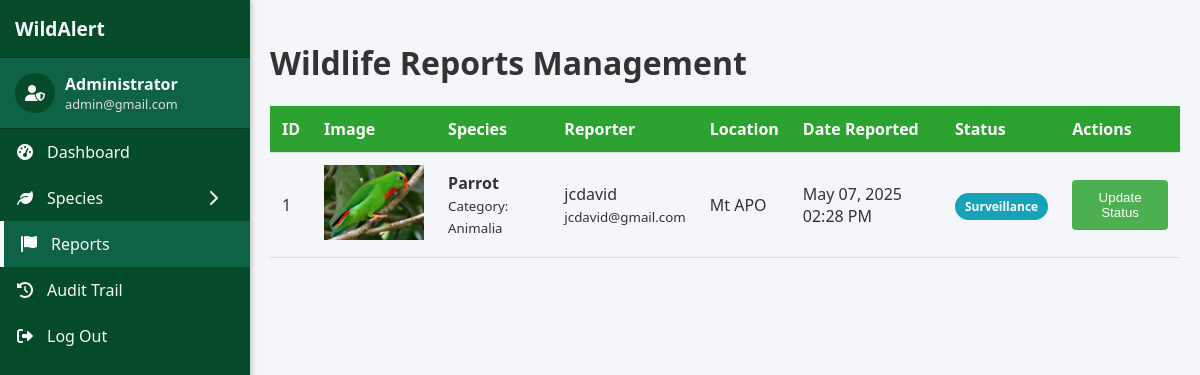
The page /admin/reports.php (signed in) on the database as committed earlier.
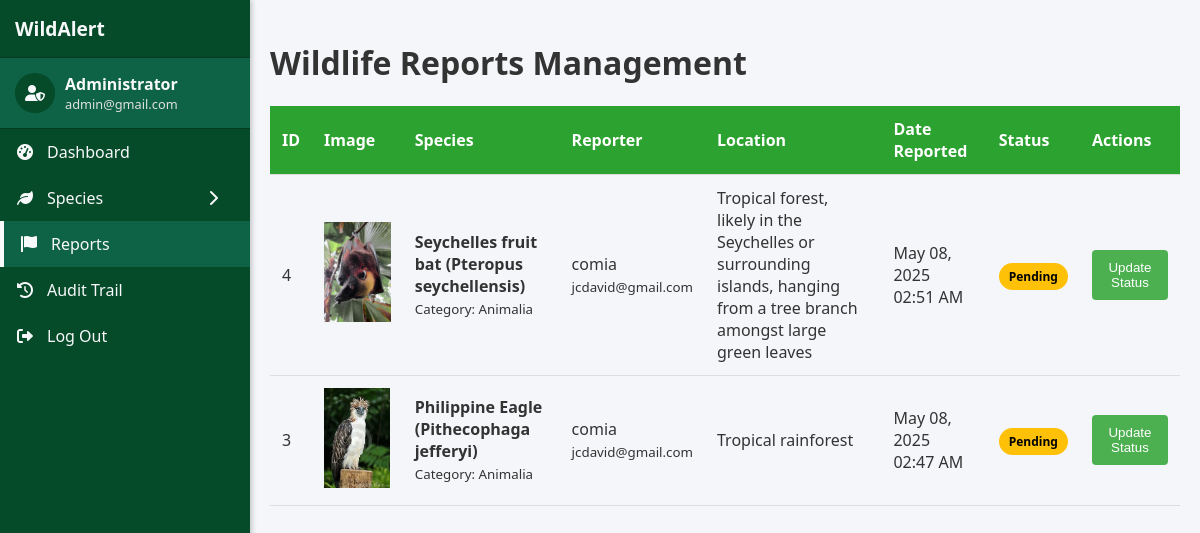
The same page on the database as committed later.
### tables this page shows
CREATE TABLE `tbl_reports` (
  `report_id` int(11) NOT NULL,
  `category_id` int(11) NOT NULL,
  `reporter_name` varchar(100) NOT NULL,
  `species_name` varchar(50) NOT NULL,
  `image_path` varchar(255) NOT NULL,
  `location` varchar(255) NOT NULL,
  `date_time` datetime NOT NULL,
  `status_name` varchar(50) NOT NULL,
  `status_report_id` int(11) NOT NULL DEFAULT 1,
  `comments` varchar(255) DEFAULT NULL,
  `acc_id` int(11) NOT NULL
);

CREATE TABLE `tbl_category` (
  `category_id` int(11) NOT NULL,
  `category_name` varchar(100) NOT NULL,
  `topic_id` int(11) NOT NULL
);

CREATE TABLE `tbl_account` (
  `acc_id` int(11) NOT NULL,
  `email` varchar(70) NOT NULL,
  `password` varchar(255) NOT NULL,
  `role_id` int(11) DEFAULT 1
);

CREATE TABLE `tbl_status_report` (
  `status_rp_id` int(11) NOT NULL,
  `status_rp_name` varchar(50) NOT NULL
);

### admin/reports.php (the view, shortened to what this page needs)
<?php
include '../backend/config/config.php';
function fixImagePath($image_path) {
    if (strpos($image_path, '/images/reported_images/') !== false || strpos($image_path, '\\images\\reported_images\\') !== false) {
        $image_path = basename($image_path);
    }
    return "../images/reported_images/" . $image_path;
}
$query = "SELECT r.*, sr.status_rp_name, c.category_name, a.email as reporter_email
          FROM tbl_reports r
          JOIN tbl_status_report sr ON r.status_report_id = sr.status_rp_id
          JOIN tbl_category c ON r.category_id = c.category_id
          JOIN tbl_account a ON r.acc_id = a.acc_id
          ORDER BY r.date_time DESC";
$result = $conn->query($query);
?>
<!DOCTYPE html>
<html lang="en">
<head>
    <link rel="stylesheet" href="../styles/sidebar_style.css">
    <link rel="stylesheet" href="https://cdnjs.cloudflare.com/ajax/libs/font-awesome/6.0.0/css/all.min.css">
</head>
<body>
    <?php include 'sidebar.php'; ?>
    <div class="container">
        <h1>Wildlife Reports Management</h1>
        <table class="reports-table">
            <thead>
                <tr>
                    <th>ID</th>
                    <th>Image</th>
                    <th>Species</th>
                    <th>Reporter</th>
                    <th>Location</th>
                    <th>Date Reported</th>
                    <th>Status</th>
                    <th>Actions</th>
                </tr>
            </thead>
            <tbody>
                <?php if ($result->num_rows > 0): ?>
                    <?php while ($report = $result->fetch_assoc()): ?>
                        <tr>
                            <td><?php echo $report['report_id']; ?></td>
                            <td>
                                <?php $fixed_image_path = fixImagePath($report['image_path']); ?>
                                <img src="<?php echo $fixed_image_path; ?>" alt="<?php echo $report['species_name']; ?>" class="report-image" onclick="showImage('<?php echo $fixed_image_path; ?>')">
                            </td>
                            <td>
                                <strong><?php echo $report['species_name']; ?></strong><br>
                                <small>Category: <?php echo $report['category_name']; ?></small>
                            </td>
                            <td>
                                <?php echo $report['reporter_name']; ?><br>
                                <small><?php echo $report['reporter_email']; ?></small>
                            </td>
                            <td><?php echo $report['location']; ?></td>
                            <td><?php echo date('M d, Y h:i A', strtotime($report['date_time'])); ?></td>
                            <td>
                                <?php
                                $statusClass = '';
                                switch($report['status_report_id']) {
                                    case 1: $statusClass = 'status-pending'; break;
                                    case 2: $statusClass = 'status-surveillance'; break;
                                }
                                ?>
                                <span class="status-badge <?php echo $statusClass; ?>">
                                    <?php echo $report['status_rp_name']; ?>
                                </span>
                            </td>
                            <td>
                                <button class="btn btn-primary" onclick="openModal(<?php echo $report['report_id']; ?>, '<?php echo $report['species_name']; ?>', <?php echo $report['status_report_id']; ?>, '<?php echo htmlspecialchars($report['comments'], ENT_QUOTES); ?>')">Update Status</button>
                            </td>
                        </tr>
                    <?php endwhile; ?>
                <?php else: ?>
                    <tr>
                        <td colspan="8" style="text-align: center;">No reports found</td>
                    </tr>
                <?php endif; ?>
            </tbody>
        </table>
    </div>
</body>
</html>

Rows that differ between the two databases and show on the page:
removed tbl_reports: report_id "1", image_path (picture), species_name "Parrot", category.category_name "Animalia", reporter_name "jcdavid", acc.email "jcdavid@gmail.com", location "Mt APO", date_time "May 07, 2025 02:28 PM", status_report.status_rp_name "Surveillance"
added tbl_reports: report_id "4", image_path (picture), species_name "Seychelles fruit bat (Pteropus seychellensis)", category.category_name "Animalia", reporter_name "comia", acc.email "jcdavid@gmail.com", location "Tropical forest, likely in the Seychelles or surrounding islands, hanging from a tree branch amongst large green leaves", date_time "May 08, 2025 02:51 AM", status_report.status_rp_name "Pending"
added tbl_reports: report_id "3", image_path (picture), species_name "Philippine Eagle (Pithecophaga jefferyi)", category.category_name "Animalia", reporter_name "comia", acc.email "jcdavid@gmail.com", location "Tropical rainforest", date_time "May 08, 2025 02:47 AM", status_report.status_rp_name "Pending"
